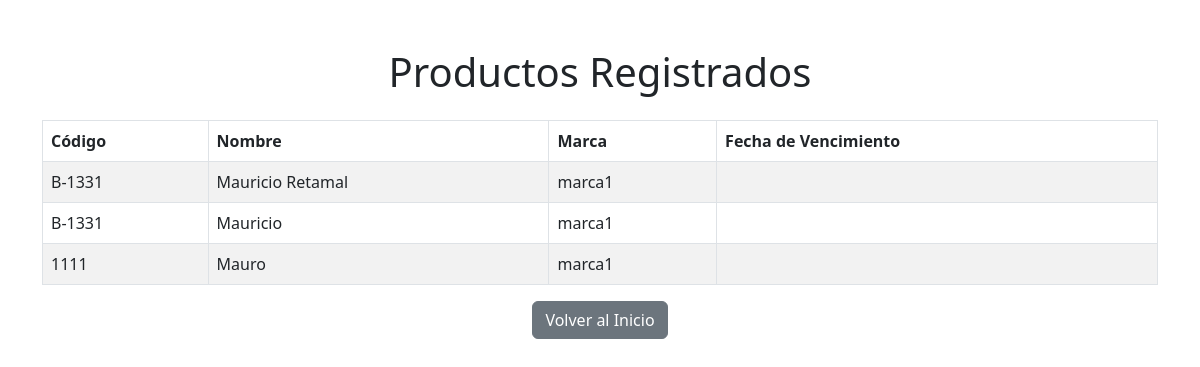
/consulta/ (signed in), run on an earlier commit of the app's database.
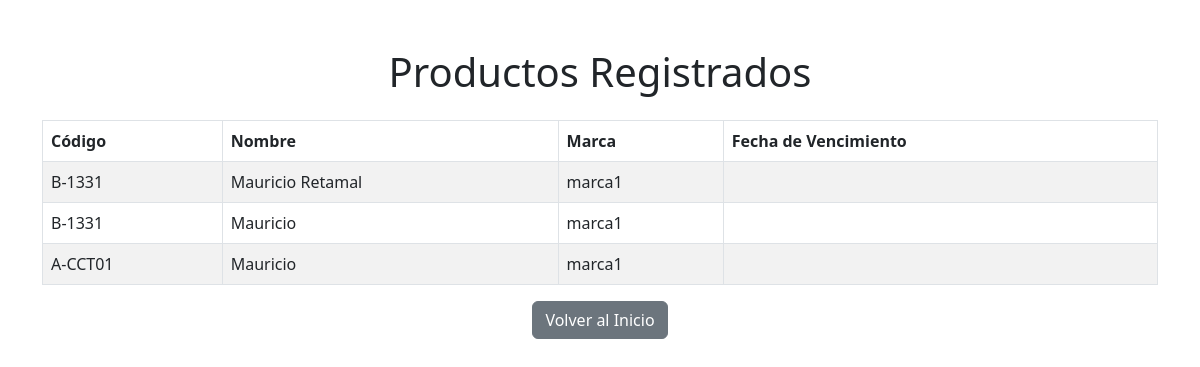
And on a later commit of the database.
### productos/models.py (models this page shows, shortened)
class Producto(models.Model):
    codigo = models.CharField(max_length=50)
    nombre = models.CharField(max_length=100)
    precio = models.DecimalField(max_digits=10, decimal_places=2)
    marca = models.ForeignKey(Marca, on_delete=models.CASCADE)
    categoria = models.ForeignKey(Categoria, on_delete=models.CASCADE)
    caracteristicas = models.ManyToManyField(Caracteristica)

class Marca(models.Model):
    nombre = models.CharField(max_length=100)
    def __str__(self):
        return self.nombre

### productos/views.py (the view)
# urls.py: path('consulta/', views.consulta, name='consulta_productos'),
@login_required
def consulta(request):
    productos = Producto.objects.all()
    return render(request, 'productos/consulta.html', {'productos': productos})

### productos/templates/productos/consulta.html (shortened to what this page needs)
<!DOCTYPE html>
<html>
<head>
    {% load static %}
<link href="https://cdn.jsdelivr.net/npm/bootstrap@5.3.0/dist/css/bootstrap.min.css" rel="stylesheet">
</head>
<body>
<div class="container mt-5">
<h1 class="text-center mb-4">Productos Registrados</h1>
<table class="table table-striped table-bordered">
<thead class="thead-dark">
<tr>
<th>Código</th>
<th>Nombre</th>
<th>Marca</th>
<th>Fecha de Vencimiento</th>
</tr>
</thead>
<tbody>
                {% for producto in productos %}
<tr>
<td>{{ producto.codigo }}</td>
<td>{{ producto.nombre }}</td>
<td>{{ producto.marca }}</td>
<td>{{ producto.fecha_vencimiento }}</td>
</tr>
                {% endfor %}
</tbody>
</table>
<div class="text-center">
<a href="/" class="btn btn-secondary">Volver al Inicio</a>
</div>
</div>
</body>
</html>

What changed in the data, as far as the page shows it:
removed Producto: codigo "1111", nombre "Mauro", marca "marca1"
added Producto: codigo "A-CCT01", nombre "Mauricio", marca "marca1"
